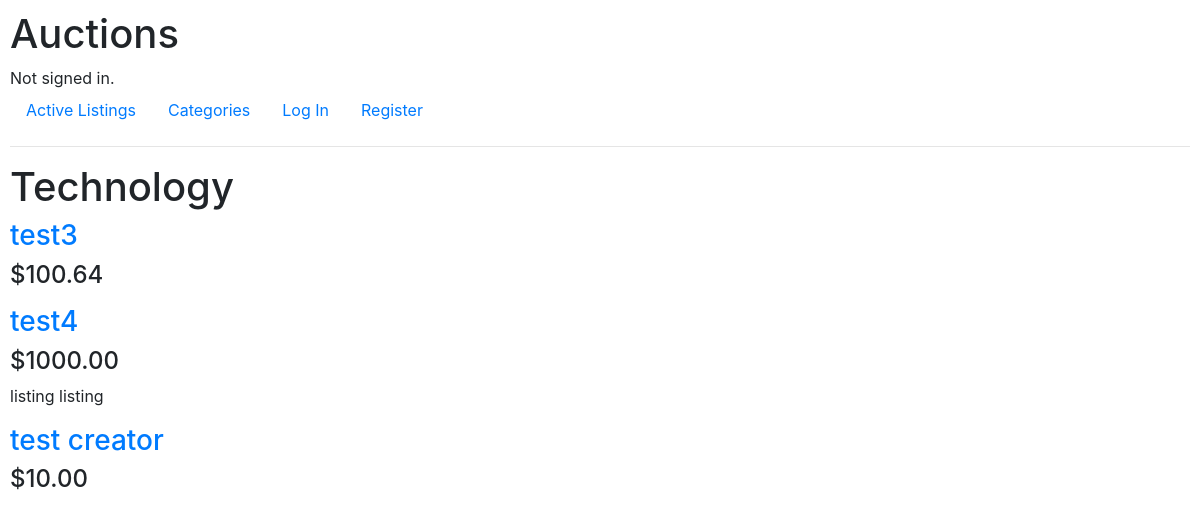
The app's page /categories/tech/ with its own data.
### auctions/models.py (models this page shows, shortened)
class Listing(models.Model):
    title = models.CharField(max_length=255)
    description = models.TextField()
    bid_price = models.DecimalField(decimal_places=2, max_digits=9)
    image_url = models.URLField()
    category = models.CharField(max_length=63)
    creator = models.ForeignKey(User, on_delete=models.CASCADE)
    active = models.BooleanField(default=True)

### auctions/views.py (the view)
# urls.py: path('categories/<str:category>/', views.category, name="category")
def category(request, category):
    listings = Listing.objects.filter(category=category)
    for c_short, c_readable in CATEGORIES:
        if c_short == category:
            category_readable = c_readable
    return render(request, 'auctions/category.html', {
        'category': category,
        'listings': listings,
        'category_readable': category_readable,
    })

### auctions/templates/auctions/category.html (shortened to what this page needs)
{% extends "auctions/layout.html" %}
{% block body %}
<h1>{{ category_readable }}</h1>
{% for listing in listings %}
    {% if listing.active %}
        <a href="{% url 'listing' listing.pk %}"><h3>{{ listing.title }}</h3></a>
        <h4>${{ listing.bid_price }}</h4>
        <p>{{ listing.description }}</p>
    {% endif %}
{% endfor %}
{% endblock %}

### auctions/static/auctions/styles.css (style rules this page uses)
body { padding: 10px; }

### records on screen
Listing: title "test3", bid_price "100.64"
Listing: title "test4", bid_price "1000.00", description "listing listing"
Listing: title "test creator", bid_price "10.00"

### other values on screen
{{ category_readable }} "Technology"
